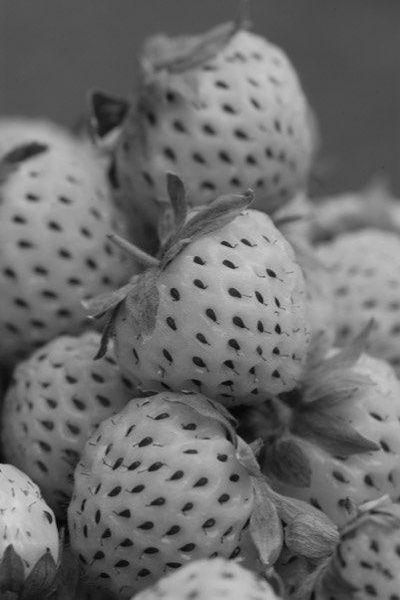
#> input picture HW5/straw.png, 400 x 600 px
$ python code.py
#> lines starting #> are read from the running program, lines starting #| are printed output that depends on the picture; after the words box and inside, x2 and y2 are one past the last pixel; in counts of white or black regions, pixels touching at a corner belong together
import cv2
import math
import numpy as np
import matplotlib.pyplot as plt

image = cv2.imread('straw.png')
#> image is the input picture: shape (600, 400, 3); min 0, max 217, mean 109.2
image = cv2.cvtColor(image,cv2.COLOR_RGB2GRAY)
#> image: shape (600, 400)
lbp = np.zeros(image.shape)
image = cv2.copyMakeBorder(image, 1,1,1,1,cv2.BORDER_CONSTANT)
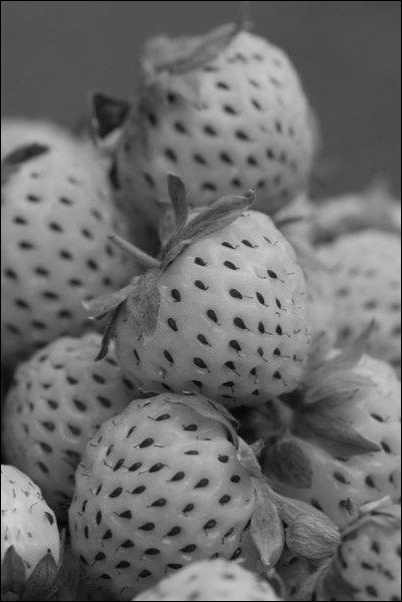
#> image: shape (602, 402); min 0, max 217, mean 108.3
xmoves = [-1,-1,-1, 0, 1, 1, 1, 0]
ymoves = [-1, 0, 1, 1, 1, 0,-1,-1]

for i in range(1,len(image)-1):
	for j in range(1,len(image[0])-1):
		strr = ""
		curr = image[i][j]
		for m in range(8):
			x = i + xmoves[m]
			y = j + ymoves[m]
			temp = image[x][y]
			if(temp>curr):
				strr = strr+ '1'
			else:
				strr = strr+'0'
		lbp[i-1][j-1] = int(strr,2)
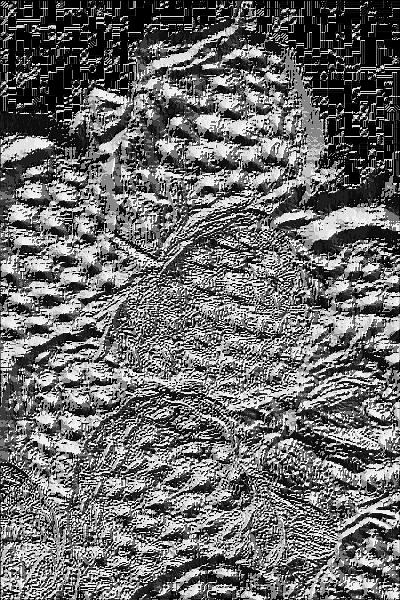
#> lbp: shape (600, 400) float64; min 0, max 255, mean 107.2

part = 2
prevr = 0
curr = 300
patches = []
for r in range(part):
	prevc = 0
	curc = 200
	for c in range(part):
		patch = lbp[prevr:curr, prevc:curc]
		temp = [0]*256
		for i in range(len(patch)):
			for j in range(len(patch[0])):
				temp[int(patch[i][j])]+=1
		prevc = curc
		curc = curc+curc
		patches.extend(temp)
		plt.plot(temp)
		plt.show()
	prevr = curr
	curr = curr+curr
#> this loop made 2 passes
#> pass 1, `plt.show()`:
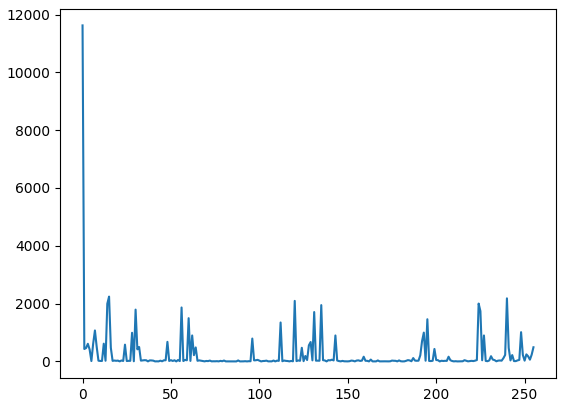
#> figure drawn by matplotlib, 1 panel; curve peaks at x = 0, y = 11623
#> pass 1, `plt.show()`:
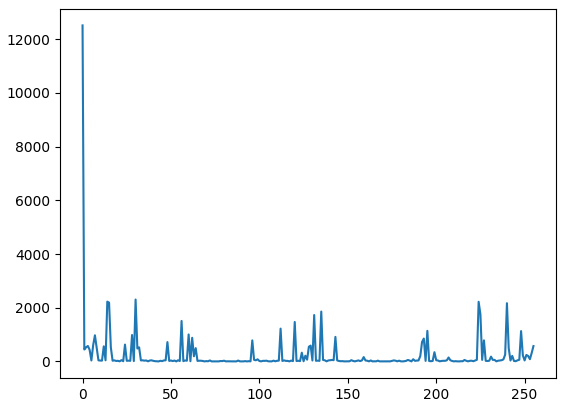
#> figure drawn by matplotlib, 1 panel; curve peaks at x = 0, y = 12518
#> pass 2, `plt.show()`:
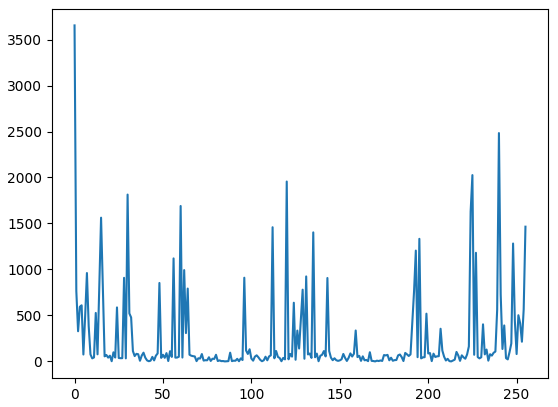
#> figure drawn by matplotlib, 1 panel; curve peaks at x = 0, y = 3654
#> pass 2, `plt.show()`:
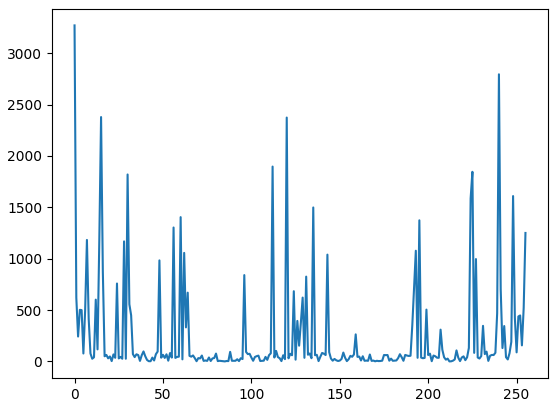
#> figure drawn by matplotlib, 1 panel; curve peaks at x = 0, y = 3270
#> after the loop, curr = 1200; patches = 1024 values, max 12518 at index 256, min 0 at index 53, mean 234.4
print((patches))
#> (printed output is left out)
plt.show()

cv2.imwrite('output.png',lbp)


cv2.imshow('image',lbp)
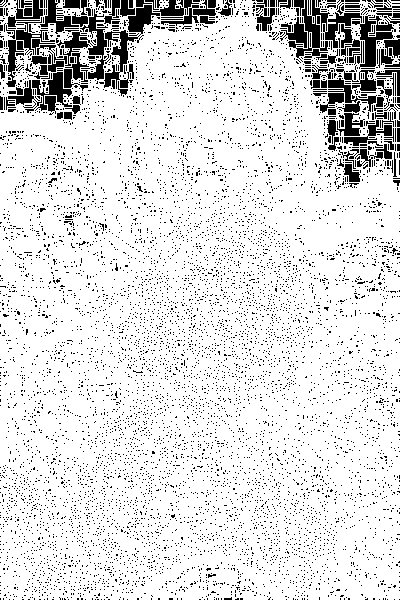
#> window 'image': shape (600, 400); 87.1% white; 8766 black regions (8625 under 20 px), largest, box (x1, y1, x2, y2) and area: (104, 5, 160, 89) 1212, (288, 0, 330, 62) 734, (352, 15, 394, 69) 685
cv2.waitKey(0)
